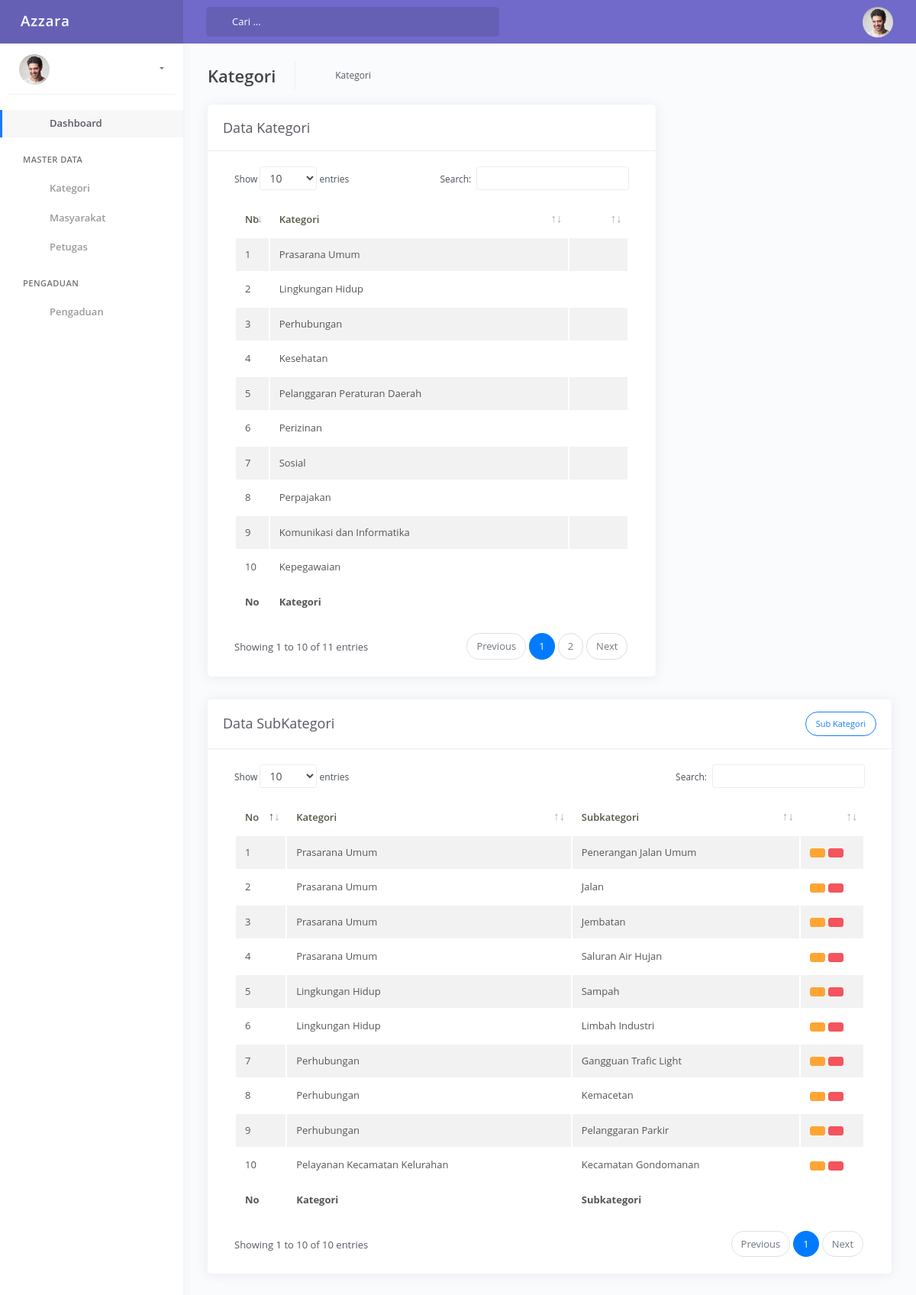
The app's page /index.php/admin/kategori with its own data.
### tables this page shows
CREATE TABLE IF NOT EXISTS `kategori` (
  `id` int(11) NOT NULL AUTO_INCREMENT,
  `kategori` varchar(50) DEFAULT NULL,
  PRIMARY KEY (`id`)
);

CREATE TABLE IF NOT EXISTS `subkategori` (
  `id` int(11) NOT NULL AUTO_INCREMENT,
  `idkategori` int(11) DEFAULT NULL,
  `subkategori` varchar(255) DEFAULT NULL,
  PRIMARY KEY (`id`)
);

### application/libraries/Template.php (called while the page is built, shortened)
<?php if ( ! defined('BASEPATH')) exit('No direct script access allowed');
class Template {
		var $template_data = array();
		function set($name, $value)
		{
			$this->template_data[$name] = $value;
		}
		function load_admin($template = '', $view = '' , $view_data = array(), $return = FALSE)
		{
			$this->CI =& get_instance();
			$this->set('contents', $this->CI->load->view($view, $view_data, TRUE));
			return $this->CI->load->view($template, $this->template_data, $return);
		}
}

### application/controllers/Admin.php (called while the page is built, shortened)
<?php
class Admin extends CI_Controller
{
  public function kategori()
  {
    $data = array('page' => 'Kategori',
                  'kategori'=> $this->M_Penmas->tampilData('kategori'),
                  'subkategori' => $this->M_Penmas->dataSubKategori());
    $this->template->load_admin('admin_index','admin_kategori',$data);
  }
}
?>

### index.php (called while the page is built, shortened)
<?php
require_once BASEPATH.'core/CodeIgniter.php';

### application/models/M_Penmas.php (called while the page is built, shortened)
<?php
class M_Penmas extends CI_Model
{
  function tampilData($tabel)
  {
    return $this->db->get($tabel);
  }
  function dataSubKategori()
  {
    $this->db->select('*')->from('kategori a')
            ->join('subkategori b','a.id = b.idkategori','inner');
    return $this->db->get();
  }
}
?>

### application/views/admin_kategori.php (the view, shortened to what this page needs)
<div class="main-panel">
  <div class="content">
    <div class="page-inner">
      <div class="page-header">
        <h4 class="page-title"><?php echo $page ?></h4>
        <ul class="breadcrumbs">
          <li class="nav-item">
            <a href="#"><?php echo $page ?></a>
          </li>
        </ul>
      </div>
      <div class="row">
        <div class="col-md-8">
          <div class="card">
            <div class="card-header">
              <div class="card-head-row">
                <div class="card-title">Data <?php echo $page ?></div>
              </div>
            </div>
            <div class="card-body">
              <div class="table-responsive">
                <table id="basic-datatables" class="display table table-striped table-hover" >
                  <thead>
                    <tr>
                      <th width="8%">No</th>
                      <th>Kategori</th>
                      <th width="15%"></th>
                    </tr>
                  </thead>
                  <tfoot>
                    <tr>
                      <th>No</th>
                      <th>Kategori</th>
                      <th></th>
                    </tr>
                  </tfoot>
                  <tbody>
                    <?php $no=0; foreach ($kategori->result_array() as $kat): $no++;?>
                      <tr>
                        <td><?php echo $no; ?></td>
                        <td><?php echo $kat['kategori'] ?></td>
                        <td>
                        </td>
                      </tr>
                    <?php endforeach; ?>
                  </tbody>
                </table>
              </div>
            </div>
          </div>
        </div>
      </div>
      <div class="row">
        <div class="col-md-12">
          <div class="card">
            <div class="card-header">
              <div class="card-head-row">
                <div class="card-title">Data Sub<?php echo $page ?></div>
                <div class="card-tools">
                  <button class="btn btn-primary btn-sm btn-border btn-round ml-auto" data-toggle="modal" data-target="#tambahSubKategori">
                    <i class="fa fa-plus"></i> Sub Kategori
                  </button>
                </div>
              </div>
            </div>
            <div class="card-body">
              <div class="table-responsive">
                <table id="basic-datatables2" class="display table table-striped table-hover" >
                  <thead>
                    <tr>
                      <th width="8%">No</th>
                      <th>Kategori</th>
                      <th>Subkategori</th>
                      <th width="10%"></th>
                    </tr>
                  </thead>
                  <tfoot>
                    <tr>
                      <th>No</th>
                      <th>Kategori</th>
                      <th>Subkategori</th>
                      <th></th>
                    </tr>
                  </tfoot>
                  <tbody>
                    <?php $no=0; foreach ($subkategori->result_array() as $skat): $no++;?>
                      <tr>
                        <td><?php echo $no; ?></td>
                        <td><?php echo $skat['kategori'] ?></td>
                        <td><?php echo $skat['subkategori'] ?></td>
                        <td>
                          <a href="#" class="btn btn-xs btn-warning"><i class="far fa-edit"></i></a>
                          <a href="#" class="btn btn-xs btn-danger"><i class="fas fa-trash"></i></a>
                        </td>
                      </tr>
                    <?php endforeach; ?>
                  </tbody>
                </table>
              </div>
            </div>
          </div>
        </div>
      </div>
    </div>
  </div>
</div>

### application/views/admin_index.php (shortened to what this page needs)
<!DOCTYPE html>
<html lang="en">
<head>
	<link rel="stylesheet" href="<?php echo base_url() ?>assets/css/bootstrap.min.css">
	<link rel="stylesheet" href="<?php echo base_url() ?>assets/css/azzara.min.css">
	<link rel="stylesheet" href="<?php echo base_url() ?>assets/css/demo.css">
</head>
<body>
	<div class="wrapper">
		<div class="main-header" data-background-color="purple">
			<div class="logo-header">
				<a href="<?php echo base_url('admin/dashboard') ?>" class="logo">
					<img src="<?php echo base_url() ?>assets/img/logoazzara.svg" alt="navbar brand" class="navbar-brand">
				</a>
				<div class="navbar-minimize">
					<button class="btn btn-minimize btn-rounded">
					</button>
				</div>
			</div>
			<nav class="navbar navbar-header navbar-expand-lg">
				<div class="container-fluid">
					<div class="collapse" id="search-nav">
						<form class="navbar-left navbar-form nav-search mr-md-3">
							<div class="input-group">
								<div class="input-group-prepend">
									<button type="submit" class="btn btn-search pr-1">
									</button>
								</div>
								<input type="text" placeholder="Cari ..." class="form-control">
							</div>
						</form>
					</div>
					<ul class="navbar-nav topbar-nav ml-md-auto align-items-center">
						<li class="nav-item dropdown hidden-caret">
							<a class="dropdown-toggle profile-pic" data-toggle="dropdown" href="#" aria-expanded="false">
								<div class="avatar-sm">
									<img src="<?php echo base_url() ?>assets/img/profile.jpg" alt="..." class="avatar-img rounded-circle">
								</div>
							</a>
						</li>
					</ul>
				</div>
			</nav>
		</div>
		<?php $this->load->view('admin_sidebar') ?>
		<?php echo $contents; ?>
	</div>
</body>
</html>

### application/views/admin_sidebar.php (shortened to what this page needs)
<div class="sidebar">
  <div class="sidebar-wrapper scrollbar-inner">
    <div class="sidebar-content">
      <div class="user">
        <div class="avatar-sm float-left mr-2">
          <img src="<?php echo base_url() ?>assets/img/profile.jpg" alt="..." class="avatar-img rounded-circle">
        </div>
        <div class="info">
          <a data-toggle="collapse" href="#collapseExample" aria-expanded="true">
            <span>
              <span class="caret"></span>
            </span>
          </a>
          <div class="clearfix"></div>
        </div>
      </div>
      <ul class="nav">
        <li class="nav-item active">
          <a href="<?php echo base_url('admin/dashboard') ?>">
            <p>Dashboard</p>
          </a>
        </li>
        <li class="nav-section">
          <h4 class="text-section">Master Data</h4>
        </li>
        <li class="nav-item">
          <a href="<?php echo base_url('admin/kategori') ?>">
            <p>Kategori</p>
          </a>
        </li>
        <li class="nav-item">
          <a href="<?php echo base_url('admin/masyarakat') ?>">
            <p>Masyarakat</p>
          </a>
        </li>
        <li class="nav-item">
          <a href="<?php echo base_url('admin/petugas') ?>">
            <p>Petugas</p>
          </a>
        </li>
        <li class="nav-section">
          <h4 class="text-section">Pengaduan</h4>
        </li>
        <li class="nav-item">
          <a href="<?php echo base_url('admin/pengaduan') ?>">
            <p>Pengaduan</p>
          </a>
        </li>
      </ul>
    </div>
  </div>
</div>

### records on screen
kategori: kategori "Prasarana Umum"
kategori: kategori "Lingkungan Hidup"
kategori: kategori "Perhubungan"
kategori: kategori "Kesehatan"
kategori: kategori "Pelanggaran Peraturan Daerah"
kategori: kategori "Perizinan"
kategori: kategori "Sosial"
kategori: kategori "Perpajakan"
kategori: kategori "Komunikasi dan Informatika"
kategori: kategori "Kepegawaian"
subkategori: idkategori.kategori "Prasarana Umum", subkategori "Penerangan Jalan Umum"
subkategori: idkategori.kategori "Prasarana Umum", subkategori "Jalan"
subkategori: idkategori.kategori "Prasarana Umum", subkategori "Jembatan"
subkategori: idkategori.kategori "Prasarana Umum", subkategori "Saluran Air Hujan"
subkategori: idkategori.kategori "Lingkungan Hidup", subkategori "Sampah"
subkategori: idkategori.kategori "Lingkungan Hidup", subkategori "Limbah Industri"
subkategori: idkategori.kategori "Perhubungan", subkategori "Gangguan Trafic Light"
subkategori: idkategori.kategori "Perhubungan", subkategori "Kemacetan"
subkategori: idkategori.kategori "Perhubungan", subkategori "Pelanggaran Parkir"
subkategori: idkategori.kategori "Pelayanan Kecamatan Kelurahan", subkategori "Kecamatan Gondomanan"

### other values on screen
$page "Kategori"
